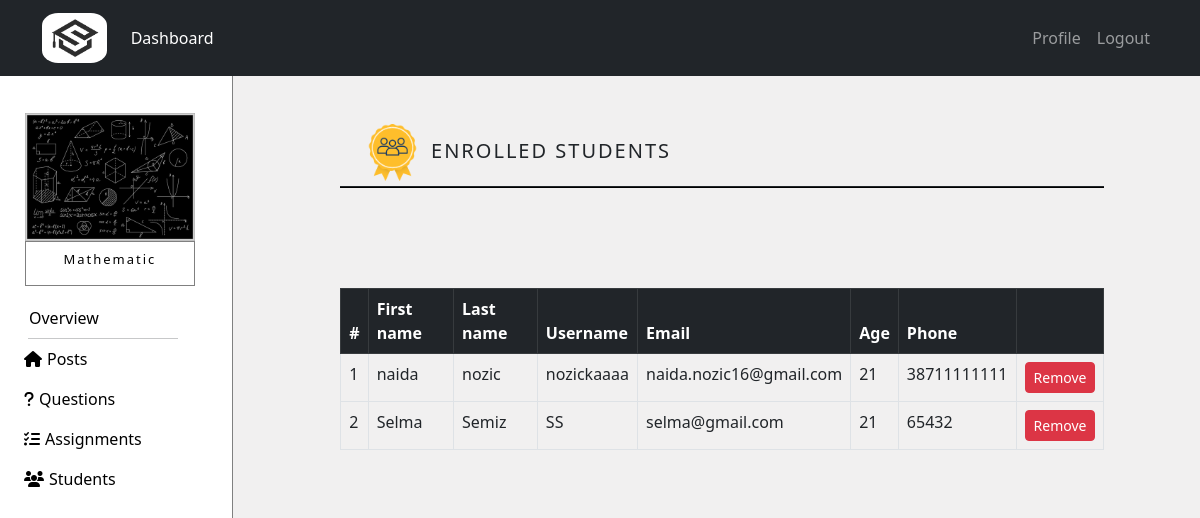
The app's page /courses/tutor_course/10/students (signed in) with its own data.
### courses/models.py (models this page shows, shortened)
class Course(models.Model):
    name = models.CharField(max_length=50)
    summary = models.CharField(max_length=500)
    image = models.ImageField(upload_to="courses_images",default="courses_images/default.jpg",blank=True)
    overview = models.TextField(null=True,blank=True)
    max_students = models.IntegerField(default=100)
    student_number = models.IntegerField(default=0)

class Student(models.Model):
    user = models.OneToOneField(NewUser,on_delete=models.CASCADE,primary_key=True,related_name='Student')
    phone = models.IntegerField()
    age = models.IntegerField(null=True,blank=True) #this field is optional
    course = models.ManyToManyField(Course,through="StudentCourse")

class NewUser(AbstractUser):
    is_student = models.BooleanField(default=False)
    is_tutor = models.BooleanField(default=False)

### courses/views.py (the view, shortened to what this page needs)
# urls.py: path('tutor_course/<int:course_id>/students',views.view_students,name='view_students'),
@login_required
def view_students(request,course_id):
   if request.user.is_student:
      return HttpResponse('<html><body><h2 style="font-weight: lighter">Your do not have access to view this page!</h2><body></html>')
   elif is_enrolled(request.user, course_id) is False:
      return HttpResponse('<html><body><h2 style="font-weight: lighter">Your do not have access to view this page!</h2><body></html>')
   course = get_object_or_404(Course,pk=course_id)
   student_course_objects = StudentCourse.objects.filter(course=course)
   students = [x.student for x in student_course_objects]
   return render(request,'courses/students.html',{'course':course,'students':students})

### courses/views.py (called while the page is built)
def is_enrolled(user, course_id):
   course = get_object_or_404(Course,pk=course_id)
   if user.is_tutor:
      tutor_courses = TutorCourse.objects.filter(course=course,tutor=user.Tutor)
      return tutor_courses.exists()
   else:
      student_courses = StudentCourse.objects.filter(course=course,student=user.Student)
      return student_courses.exists()

### templates/courses/students.html (shortened to what this page needs)
{% extends 'courses/course.html' %}
{% block courseContent %}
{% load static %}
<div style="margin-left: auto; margin-right: auto; width:75%; margin-top: 5%; position: relative; margin-bottom: 5px;">
    <img class="col-sm-4 col-md-4 col-lg-4" src="{% static 'img/students-icon.png' %}"
         style="width:8%;">
    <div class="col-sm-8 col-md-8 col-lg-8 availableCourses">
      <h5 class="title">ENROLLED STUDENTS</h5>
    </div>
</div>
  <hr style="width: 80%; margin-left: auto; margin-right: auto; background-color: black;
             opacity: 1; margin-top: 0; margin-bottom: 6%; height: 2px;">
<div class="positionCenter" style="margin-top: 100px;">
    {% if students %}
    <div class="table-responsive">
        <table class="table table-bordered" style="min-width: 600px;">
            <thead class="table-dark">
            <tr>
                <th scope="col">#</th>
                <th scope="col">First name</th>
                <th scope="col">Last name</th>
                <th scope="col">Username</th>
                <th scope="col">Email</th>
                <th scope="col">Age</th>
                <th scope="col">Phone</th>
                <th scope="col"></th>
            </tr>
            </thead>
            <tbody>
                {% for student in students %}
            <tr>
                <td scope="row">{{ forloop.counter }}</td>
                <td>{{student.user.first_name}}</td>
                <td>{{student.user.last_name}}</td>
                <td>{{student.user.username}}</td>
                <td>{{student.user.email}}</td>
                <td>{{student.age}}</td>
                <td>{{student.phone}}</td>
                <td>
                    <form action="{% url 'view_students' course_id=course.pk %}" method="POST">
                        <button type="submit" class="btn btn-danger btn-sm" name="remove_student_button" value="{{student.pk}}">Remove</button>
                    </form>
                </td>
            </tr>
                {% endfor %}
            </tbody>
        </table>
    </div>
    {% else %}
    <h2 style="text-align: center;">There are no students enrolled in this course!</h2>
    {% endif %}
</div>
<div style="height:200px"></div>
{% endblock %}

### templates/courses/course.html (shortened to what this page needs)
{% extends 'courses/dashboard.html' %}
{% block content_courses %}
{% load static %}
{% if course %}
<div class="row no-gutters">
  <div id="left-gutter" class="col-sm-1 col-md-2 col-lg-2 no-gutters" style="width: 20%; height: 100vh; background-color: white; padding: 0; border-right: 1px solid gray;">
    <div class="card" style="width: 70%; margin-top: 15%;
                             margin-left: auto; margin-right: auto; border: none;">
      <img src="{{course.image.url}}" class="card-img-top" style="border-radius: 0%;" alt="Cover">
        <div class="card-body" style="border: 1px solid gray; padding: 10px 0px 10px 0px;">
          <h4 class="card-title courseDetails courseTitle"
              style="text-align: center; color: black; letter-spacing: 2px; font-weight: lighter;">{{course.name}}</h4>
        </div>
    </div>
    <div class="nav flex-column" style="margin-top: 5%; width: 100%;">
      <div id="miniMeni">
        <a class="nav-link hoverMeni" href="{% url 'overview' course_id=course.pk %}" style="color: black;">
          Overview
        </a>
        <hr id="line">
        {% if user.is_student %}
        <a class="nav-link hoverMeni" href="{% url 'course' course_id=course.pk %}" style="color: black;">
          <i class="fa-solid fa-house" style="margin-right: 5px;"></i>Posts
        </a>
        {% else %}
        <a class="nav-link hoverMeni" href="{% url 'tutor_course' course_id=course.pk %}" style="color: black;">
          <i class="fa-solid fa-house" style="margin-right: 5px;"></i>Posts
        </a>
        {% endif %}
        <a class="nav-link hoverMeni" href="{% url 'view_questions_tutor' course_id=course.pk %}" style="color: black;">
          <i class="fa-solid fa-question" style="margin-right: 5px;"></i>Questions
        </a>
        <a class="nav-link hoverMeni" href="{% url 'assignment_overview' course_id=course.pk %}" style="color: black;">
          <i class="fa-solid fa-list-check" style="margin-right: 5px;"></i>Assignments
        </a>
        {% if user.is_tutor %}
        <a class="nav-link hoverMeni" href="{% url 'view_students' course_id=course.pk %}" style="color: black;">
          <i class="fa-solid fa-users" style="margin-right: 5px;"></i>Students
        </a>
        {% endif %}
      </div>
    </div>
  </div>
  <div id="right-gutter" class="col-sm-11 col-md-10 col-lg-10 no-gutters">
    {% block courseContent%}{% endblock %}
  </div>
</div>
{% endif %}
{% endblock %}

### static/css/style.css (style rules this page uses)
html { scroll-behavior: smooth; }
*, *:before, *:after { box-sizing: border-box; }
body { margin: 0; padding: 0; }

### static/css/login.css (style rules this page uses)
.availableCourses { position:absolute; bottom: 10px; display: inline-block; }
.title { margin-left: 2%; letter-spacing: 2px; }
.courseDetails { opacity: 0.99; color: white; }
.positionCenter { margin-left: auto; margin-right: auto; width: 80%; }

### templates/courses/course.html (style rules this page uses)
@media screen and (min-width: 1000px) { body { overflow-x: hidden; overflow-y: hidden; } }
#miniMeni { margin-left: 50px; }
#line { width: 200px; margin-left: 10px; margin-right: auto; margin-top: 0px; margin-bottom: 0px; }
#right-gutter { width: 80%; height: 100vh; overflow: scroll; }
@media screen and (min-width: 900px) and (max-width: 1400px) { #miniMeni { margin-left: 20px; } }
@media screen and (min-width: 900px) and (max-width: 1400px) { #line { width: 150px; margin-left: 20px; } }
@media screen and (min-width: 900px) and (max-width: 1400px) { .courseTitle { font-size: small; } }

### records on screen
Course: image (picture), name "Mathematic"
Student: user.first_name "naida", user.last_name "nozic", user.username "nozickaaaa", user.email "naida.nozic16@gmail.com", age "21", phone "38711111111"
Student: user.first_name "Selma", user.last_name "Semiz", user.username "SS", user.email "selma@gmail.com", age "21", phone "65432"
